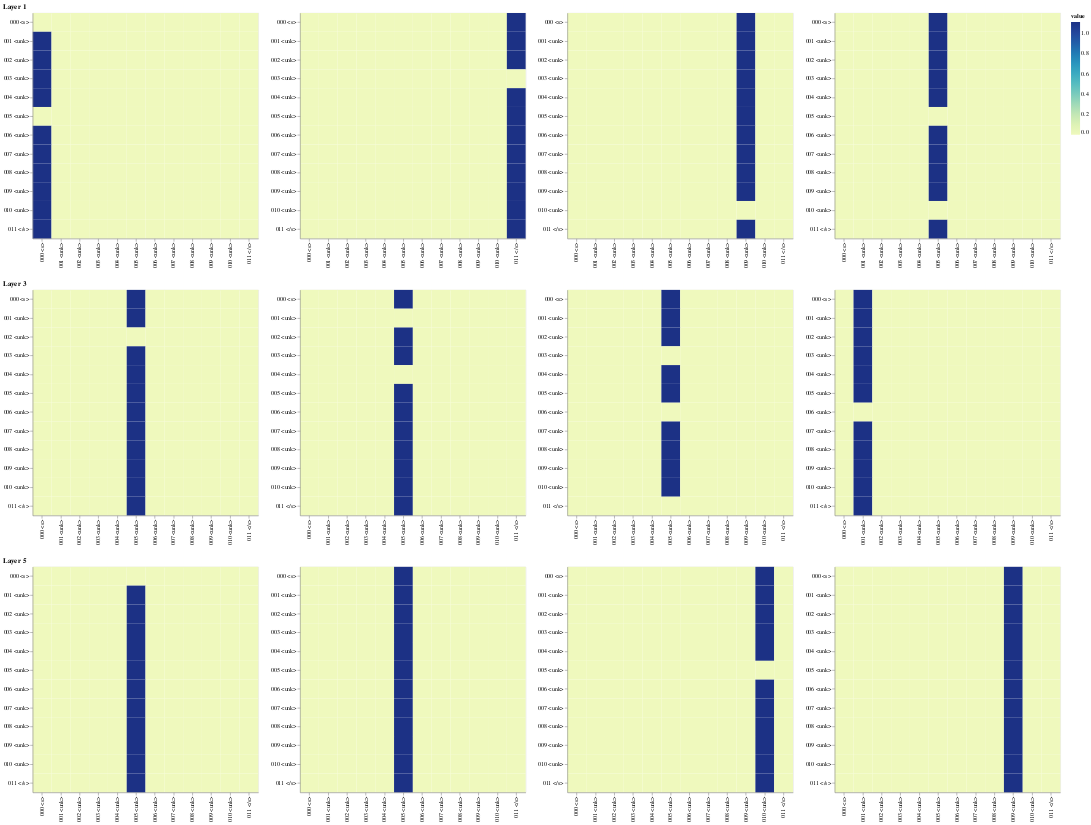

This figure's notebook cell:
### Markdown cell above
## 3.2: Encoder Self Attention

### Code cell
def viz_encoder_self():
    model, example_data = run_model_example(n_examples=1)
    example = example_data[
        len(example_data) - 1
    ]  # batch object for the final example

    layer_viz = [
        visualize_layer(
            model, layer, get_encoder, len(example[1]), example[1], example[1]
        )
        for layer in range(6)
    ]
    return alt.hconcat(
        layer_viz[0]
        # & layer_viz[1]
        & layer_viz[2]
        # & layer_viz[3]
        & layer_viz[4]
        # & layer_viz[5]
    )


show_example(viz_encoder_self)

### Figure 1 — Vega-Lite specification as saved in the notebook (floating-point values rounded to 4 significant figures; data arrays with more than 128 entries replaced by an {"elided": "..."} marker saying what was removed)
{"config": {"view": {"continuousWidth": 400, "continuousHeight": 300}}, "hconcat": [{"vconcat": [{"hconcat": [{"data": {"name": "data-9d772cbf022b4d918fa16fe45310d837"}, "mark": "rect", "encoding": {"color": {"field": "value", "type": "quantitative"}, "tooltip": [{"field": "row", "type": "quantitative"}, {"field": "column", "type": "quantitative"}, {"field": "value", "type": "quantitative"}, {"field": "row_token", "type": "nominal"}, {"field": "col_token", "type": "nominal"}], "x": {"axis": {"title": ""}, "field": "col_token", "type": "nominal"}, "y": {"axis": {"title": ""}, "field": "row_token", "type": "nominal"}}, "height": 400, "selection": {"selector001": {"type": "interval", "bind": "scales", "encodings": ["x", "y"]}}, "width": 400}, {"data": {"name": "data-0d32e164730f4428b45db347e27a8642"}, "mark": "rect", "encoding": {"color": {"field": "value", "type": "quantitative"}, "tooltip": [{"field": "row", "type": "quantitative"}, {"field": "column", "type": "quantitative"}, {"field": "value", "type": "quantitative"}, {"field": "row_token", "type": "nominal"}, {"field": "col_token", "type": "nominal"}], "x": {"axis": {"title": ""}, "field": "col_token", "type": "nominal"}, "y": {"axis": {"title": ""}, "field": "row_token", "type": "nominal"}}, "height": 400, "selection": {"selector003": {"type": "interval", "bind": "scales", "encodings": ["x", "y"]}}, "width": 400}, {"data": {"name": "data-acac63a6bdce7dc9a8004b573bcd5733"}, "mark": "rect", "encoding": {"color": {"field": "value", "type": "quantitative"}, "tooltip": [{"field": "row", "type": "quantitative"}, {"field": "column", "type": "quantitative"}, {"field": "value", "type": "quantitative"}, {"field": "row_token", "type": "nominal"}, {"field": "col_token", "type": "nominal"}], "x": {"axis": {"title": ""}, "field": "col_token", "type": "nominal"}, "y": {"axis": {"title": ""}, "field": "row_token", "type": "nominal"}}, "height": 400, "selection": {"selector005": {"type": "interval", "bind": "scales", "encodings": ["x", "y"]}}, "width": 400}, {"data": {"name": "data-e6651e20460f6ff846e790cc34d77c02"}, "mark": "rect", "encoding": {"color": {"field": "value", "type": "quantitative"}, "tooltip": [{"field": "row", "type": "quantitative"}, {"field": "column", "type": "quantitative"}, {"field": "value", "type": "quantitative"}, {"field": "row_token", "type": "nominal"}, {"field": "col_token", "type": "nominal"}], "x": {"axis": {"title": ""}, "field": "col_token", "type": "nominal"}, "y": {"axis": {"title": ""}, "field": "row_token", "type": "nominal"}}, "height": 400, "selection": {"selector007": {"type": "interval", "bind": "scales", "encodings": ["x", "y"]}}, "width": 400}]}, {"vconcat": [{"hconcat": [{"data": {"name": "data-521f2d8d4345c7055c78e6f2c6609851"}, "mark": "rect", "encoding": {"color": {"field": "value", "type": "quantitative"}, "tooltip": [{"field": "row", "type": "quantitative"}, {"field": "column", "type": "quantitative"}, {"field": "value", "type": "quantitative"}, {"field": "row_token", "type": "nominal"}, {"field": "col_token", "type": "nominal"}], "x": {"axis": {"title": ""}, "field": "col_token", "type": "nominal"}, "y": {"axis": {"title": ""}, "field": "row_token", "type": "nominal"}}, "height": 400, "selection": {"selector017": {"type": "interval", "bind": "scales", "encodings": ["x", "y"]}}, "width": 400}, {"data": {"name": "data-f4757e324df3cd85d6be471e34096695"}, "mark": "rect", "encoding": {"color": {"field": "value", "type": "quantitative"}, "tooltip": [{"field": "row", "type": "quantitative"}, {"field": "column", "type": "quantitative"}, {"field": "value", "type": "quantitative"}, {"field": "row_token", "type": "nominal"}, {"field": "col_token", "type": "nominal"}], "x": {"axis": {"title": ""}, "field": "col_token", "type": "nominal"}, "y": {"axis": {"title": ""}, "field": "row_token", "type": "nominal"}}, "height": 400, "selection": {"selector019": {"type": "interval", "bind": "scales", "encodings": ["x", "y"]}}, "width": 400}, {"data": {"name": "data-dc5908c180a263ad2916f4b6e7834a27"}, "mark": "rect", "encoding": {"color": {"field": "value", "type": "quantitative"}, "tooltip": [{"field": "row", "type": "quantitative"}, {"field": "column", "type": "quantitative"}, {"field": "value", "type": "quantitative"}, {"field": "row_token", "type": "nominal"}, {"field": "col_token", "type": "nominal"}], "x": {"axis": {"title": ""}, "field": "col_token", "type": "nominal"}, "y": {"axis": {"title": ""}, "field": "row_token", "type": "nominal"}}, "height": 400, "selection": {"selector021": {"type": "interval", "bind": "scales", "encodings": ["x", "y"]}}, "width": 400}, {"data": {"name": "data-256c0f8ebdc6daa219892ee1f4c4a55b"}, "mark": "rect", "encoding": {"color": {"field": "value", "type": "quantitative"}, "tooltip": [{"field": "row", "type": "quantitative"}, {"field": "column", "type": "quantitative"}, {"field": "value", "type": "quantitative"}, {"field": "row_token", "type": "nominal"}, {"field": "col_token", "type": "nominal"}], "x": {"axis": {"title": ""}, "field": "col_token", "type": "nominal"}, "y": {"axis": {"title": ""}, "field": "row_token", "type": "nominal"}}, "height": 400, "selection": {"selector023": {"type": "interval", "bind": "scales", "encodings": ["x", "y"]}}, "width": 400}]}], "title": "Layer 3"}, {"vconcat": [{"hconcat": [{"data": {"name": "data-ed890cf69792a8279fff29f81633a3ca"}, "mark": "rect", "encoding": {"color": {"field": "value", "type": "quantitative"}, "tooltip": [{"field": "row", "type": "quantitative"}, {"field": "column", "type": "quantitative"}, {"field": "value", "type": "quantitative"}, {"field": "row_token", "type": "nominal"}, {"field": "col_token", "type": "nominal"}], "x": {"axis": {"title": ""}, "field": "col_token", "type": "nominal"}, "y": {"axis": {"title": ""}, "field": "row_token", "type": "nominal"}}, "height": 400, "selection": {"selector033": {"type": "interval", "bind": "scales", "encodings": ["x", "y"]}}, "width": 400}, {"data": {"name": "data-c49e3846ec6464a3cfc1326bd7f83f9e"}, "mark": "rect", "encoding": {"color": {"field": "value", "type": "quantitative"}, "tooltip": [{"field": "row", "type": "quantitative"}, {"field": "column", "type": "quantitative"}, {"field": "value", "type": "quantitative"}, {"field": "row_token", "type": "nominal"}, {"field": "col_token", "type": "nominal"}], "x": {"axis": {"title": ""}, "field": "col_token", "type": "nominal"}, "y": {"axis": {"title": ""}, "field": "row_token", "type": "nominal"}}, "height": 400, "selection": {"selector035": {"type": "interval", "bind": "scales", "encodings": ["x", "y"]}}, "width": 400}, {"data": {"name": "data-789b7caea3bab8cdcaf7e946861683e4"}, "mark": "rect", "encoding": {"color": {"field": "value", "type": "quantitative"}, "tooltip": [{"field": "row", "type": "quantitative"}, {"field": "column", "type": "quantitative"}, {"field": "value", "type": "quantitative"}, {"field": "row_token", "type": "nominal"}, {"field": "col_token", "type": "nominal"}], "x": {"axis": {"title": ""}, "field": "col_token", "type": "nominal"}, "y": {"axis": {"title": ""}, "field": "row_token", "type": "nominal"}}, "height": 400, "selection": {"selector037": {"type": "interval", "bind": "scales", "encodings": ["x", "y"]}}, "width": 400}, {"data": {"name": "data-d18abdce2ab4af2cf7fe342d44ab853d"}, "mark": "rect", "encoding": {"color": {"field": "value", "type": "quantitative"}, "tooltip": [{"field": "row", "type": "quantitative"}, {"field": "column", "type": "quantitative"}, {"field": "value", "type": "quantitative"}, {"field": "row_token", "type": "nominal"}, {"field": "col_token", "type": "nominal"}], "x": {"axis": {"title": ""}, "field": "col_token", "type": "nominal"}, "y": {"axis": {"title": ""}, "field": "row_token", "type": "nominal"}}, "height": 400, "selection": {"selector039": {"type": "interval", "bind": "scales", "encodings": ["x", "y"]}}, "width": 400}]}], "title": "Layer 5"}], "title": "Layer 1"}], "$schema": "https://vega.github.io/schema/vega-lite/v4.17.0.json", "datasets": {"data-9d772cbf022b4d918fa16fe45310d837": {"elided": "144 records"}, "data-0d32e164730f4428b45db347e27a8642": {"elided": "144 records"}, "data-acac63a6bdce7dc9a8004b573bcd5733": {"elided": "144 records"}, "data-e6651e20460f6ff846e790cc34d77c02": {"elided": "144 records"}, "data-521f2d8d4345c7055c78e6f2c6609851": {"elided": "144 records"}, "data-f4757e324df3cd85d6be471e34096695": {"elided": "144 records"}, "data-dc5908c180a263ad2916f4b6e7834a27": {"elided": "144 records"}, "data-256c0f8ebdc6daa219892ee1f4c4a55b": {"elided": "144 records"}, "data-ed890cf69792a8279fff29f81633a3ca": {"elided": "144 records"}, "data-c49e3846ec6464a3cfc1326bd7f83f9e": {"elided": "144 records"}, "data-789b7caea3bab8cdcaf7e946861683e4": {"elided": "144 records"}, "data-d18abdce2ab4af2cf7fe342d44ab853d": {"elided": "144 records"}}}
